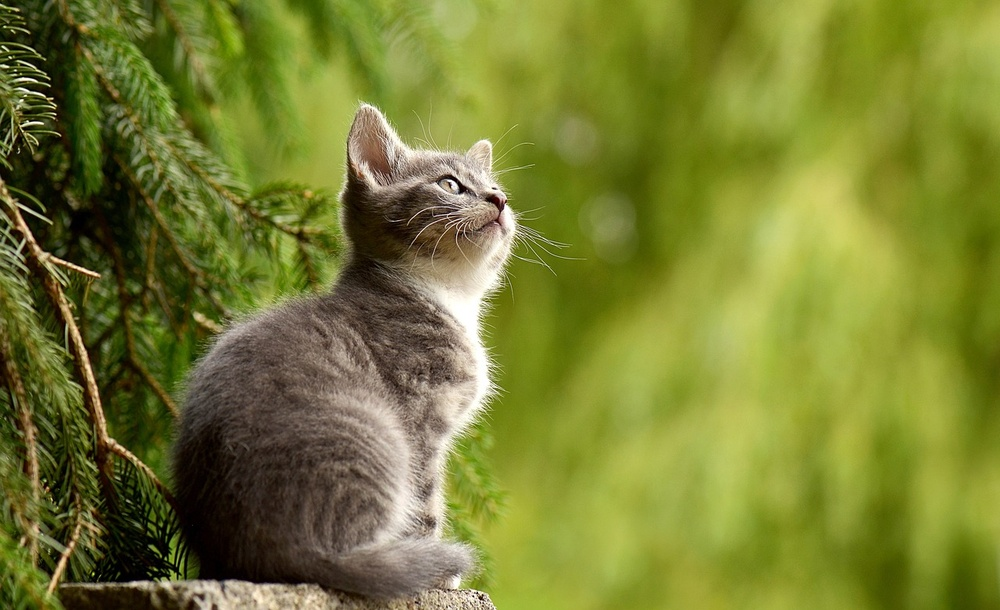
#> input picture kucing.jpg, 1000 x 610 px, shrunk from 1280 x 781 before the run
$ python 6.py
#> lines starting #> are read from the running program, lines starting #| are printed output that depends on the picture
import cv2
import matplotlib.pyplot as plt

img = cv2.imread('kucing.jpg')
#> img is the input picture: shape (610, 1000, 3); mean B, G, R 49.8, 125.8, 119.2
blue_band = img[:, :, 0]
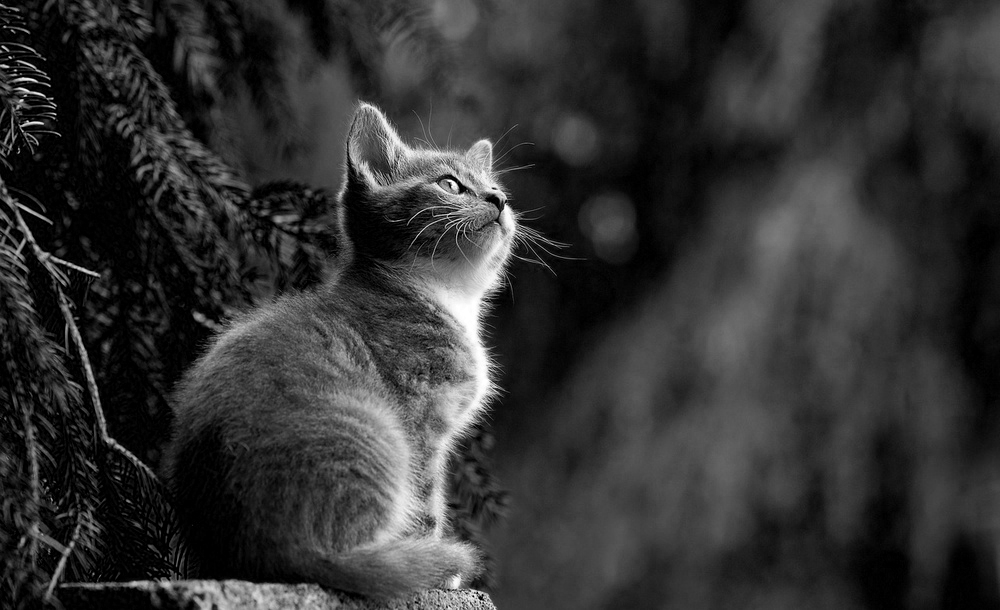
#> blue_band: shape (610, 1000); min 0, max 255, mean 49.8
green_band = img[:, :, 1]
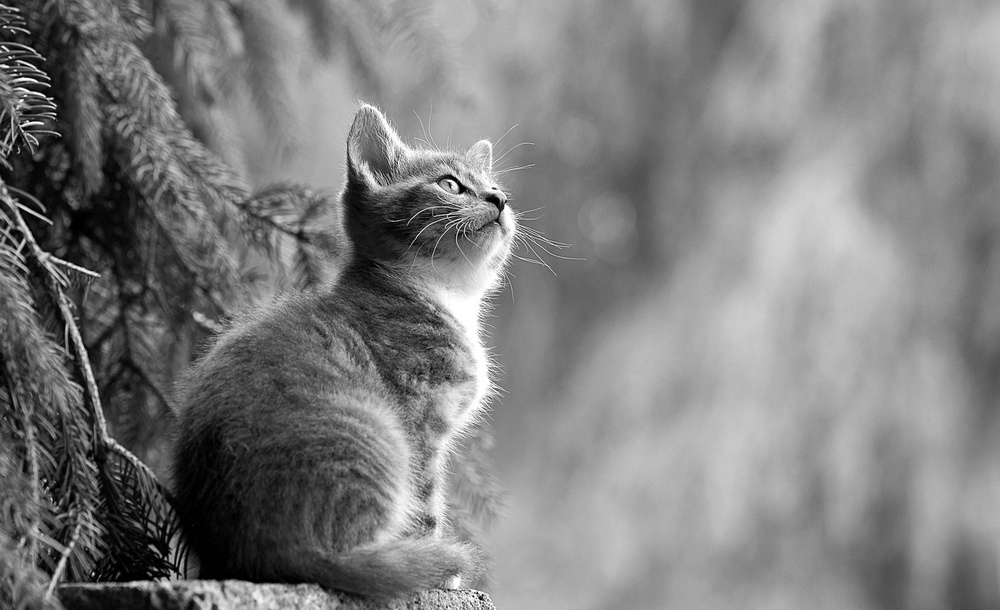
#> green_band: shape (610, 1000); min 0, max 255, mean 125.8
red_band = img[:, :, 2]
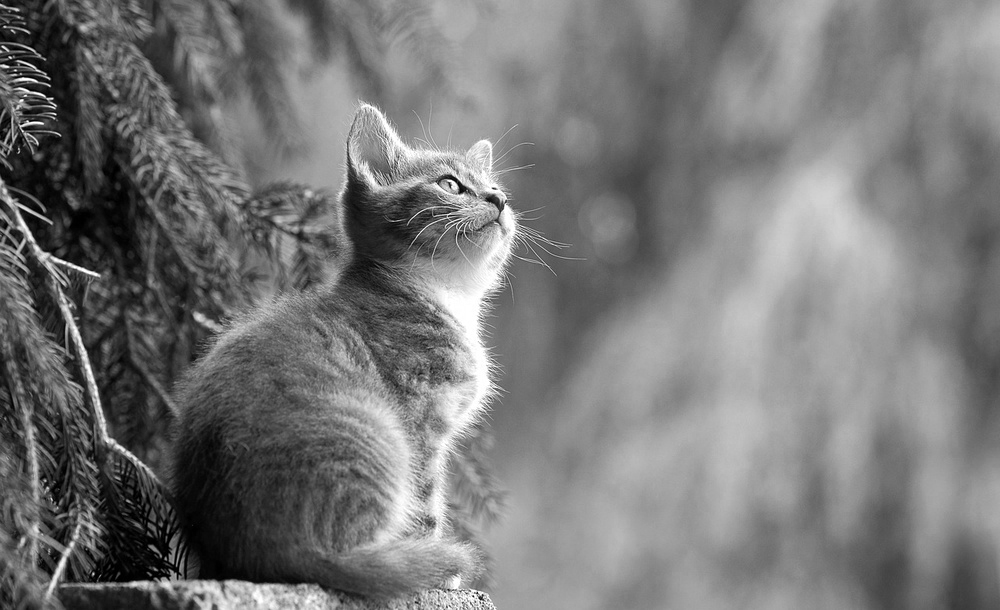
#> red_band: shape (610, 1000); min 0, max 255, mean 119.2
plt.figure(figsize=(10, 5))
plt.subplot(1, 3, 1)
plt.imshow(blue_band, cmap='Blues')
plt.title('Blue Channel')
plt.axis('off')
plt.subplot(1, 3, 2)
plt.imshow(green_band, cmap='Greens')
plt.title('Green Channel')
plt.axis('off')
plt.subplot(1, 3, 3)
plt.imshow(red_band, cmap='Reds')
plt.title('Red Channel')
plt.axis('off')
plt.show()
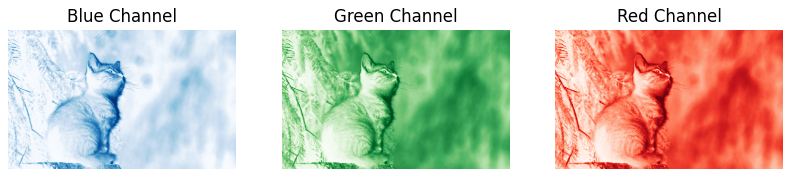
#> figure drawn by matplotlib, 3 panels
